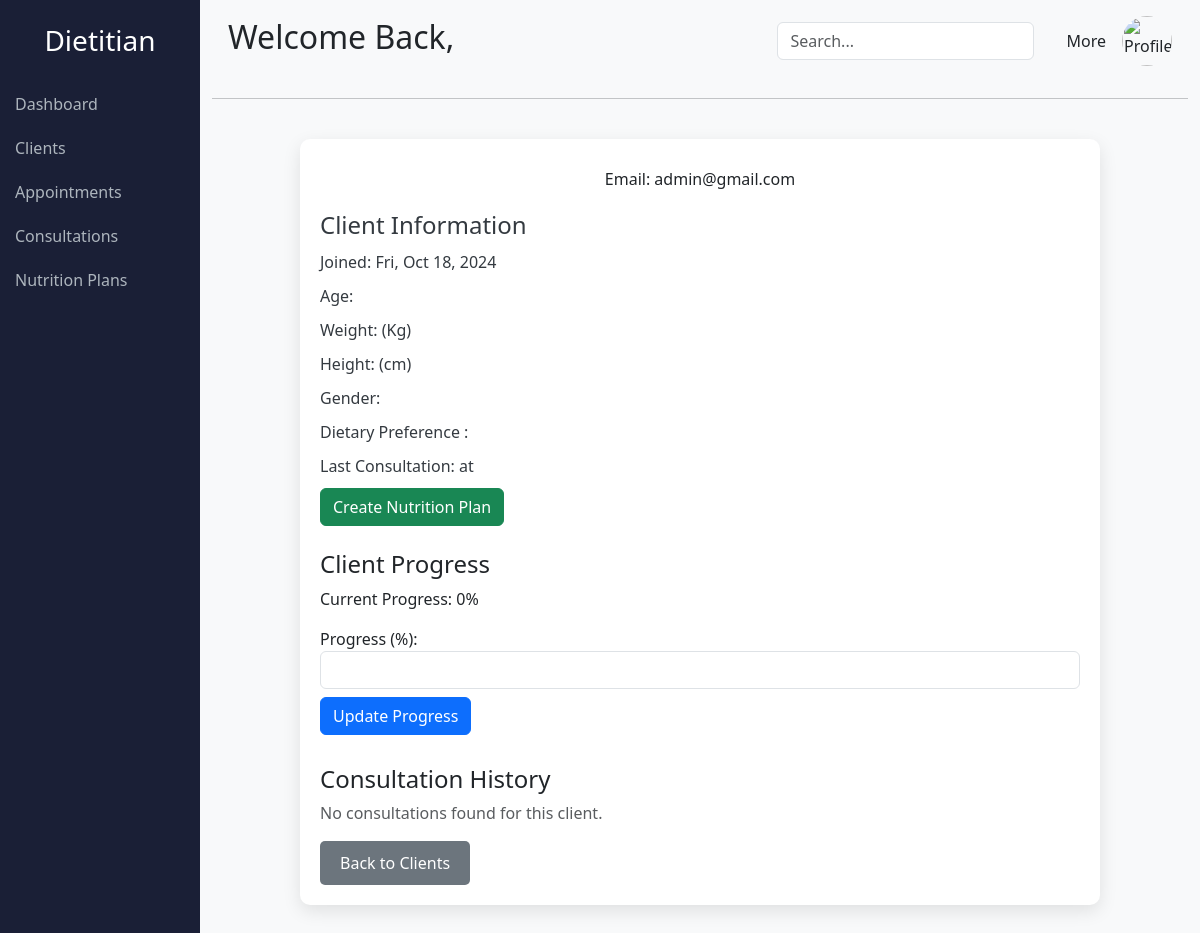
The page /dietitian/client_detail/1/ (signed in) on the database as committed earlier.
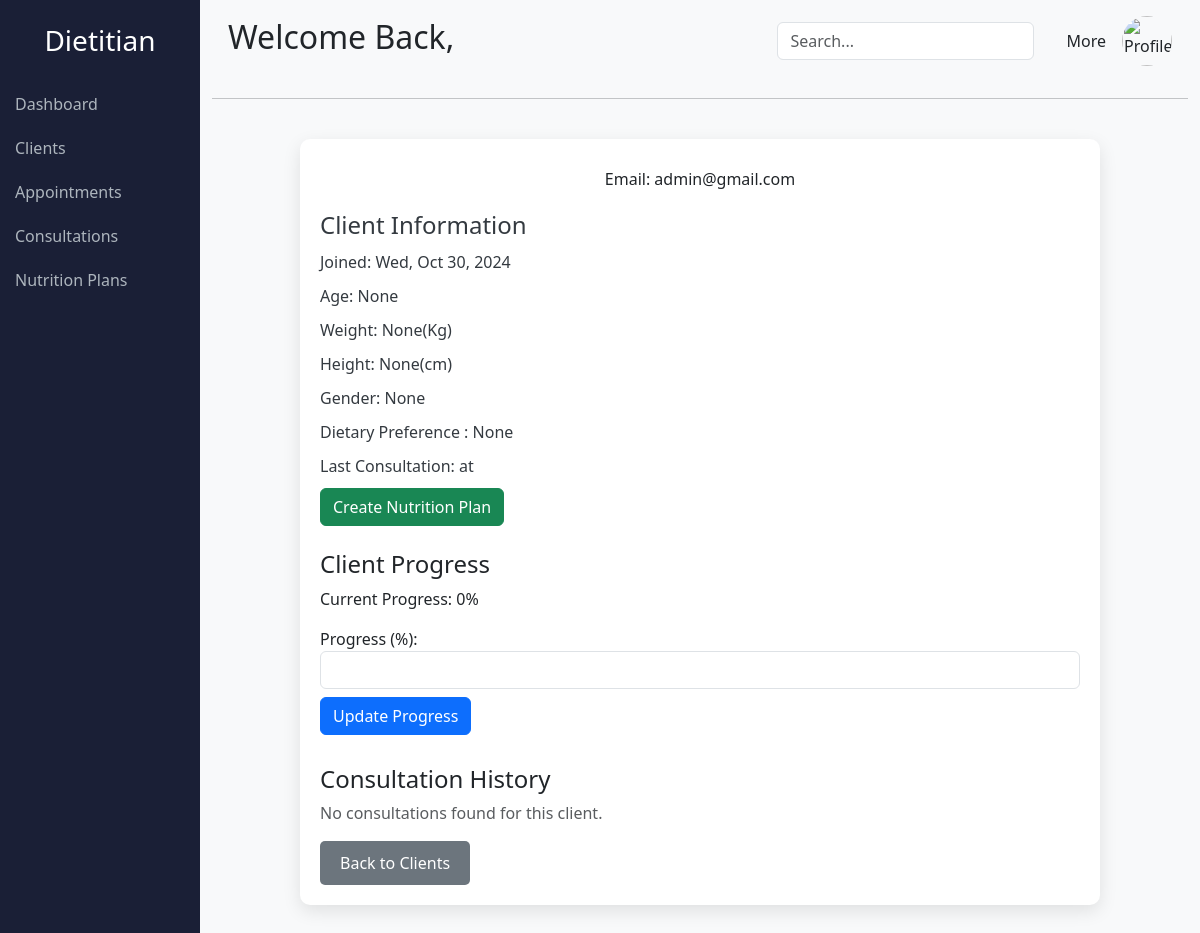
The same page on the database as committed later.
### users_account/models.py (models this page shows, shortened)
class Accounts(AbstractUser):
    email = models.EmailField(unique=True)
    username = models.CharField(max_length=55, unique=True)
    role = models.CharField(choices=ROLE_CHOICE, default='user', max_length=100)
    @property
    def is_profile_complete(self):
        if self.role == 'user' and hasattr(self, 'user_profile'):
            return self.user_profile.is_profile_complete()
        elif self.role == 'dietitian' and hasattr(self, 'dietitian_profile'):
            return self.dietitian_profile.is_profile_complete()
        return False  # If no matching role or profile exists

class User_Profile(models.Model):
    user = models.OneToOneField(Accounts, on_delete=models.CASCADE)
    full_name = models.CharField(max_length=100, null=False, blank=False)
    photo = models.ImageField(upload_to='profile_photos', default='assets/profile.png')
    age = models.PositiveIntegerField(null=True, blank=True)
    weight = models.DecimalField(max_digits=5, decimal_places=2, blank=True, null=True)
    height = models.DecimalField(max_digits=5, decimal_places=2, blank=True, null=True)
    gender = models.CharField(choices=GENDER_CHOICE, max_length=100, blank=True, null=True)
    dietary_preference = models.CharField(choices=DIETARY_PREFERENCE_CHOICES, max_length=50, default='None')
    dietary_goal = models.ManyToManyField(Specialties)
    chronic_condition = models.ManyToManyField(Chronic_conditions)
    suger_level = models.DecimalField(max_digits=5, decimal_places=2, default=0)
    cholestrol_level = models.DecimalField(max_digits=5, decimal_places=2, default=0)

### dietitian/views.py (the view)
# urls.py: path("client_detail/<int:client_id>/",client_detail, name="client_detail"),
def client_detail(request, client_id):
    now = timezone.now()
    end_of_today = now.replace(hour=23, minute=59, second=59, microsecond=999999)
    client = get_object_or_404(Accounts, id=client_id)
    consultations = Consultation.objects.filter(
        client=client, dietitian=request.user, confirmed=True, date__lte=end_of_today
    ).order_by('-date')
    existing_progress = ClientProgress.objects.filter(dietitian=request.user, client=client_id).first()
    form = UpdateProgressForm()
    return render(request, "client_detail.html", {
        'client': client,
        'consultations': consultations,
        'progress': existing_progress,
        'form': form,
    })

### dietitian/forms.py
class UpdateProgressForm(forms.Form):
    progress = forms.DecimalField(
        max_digits=5,
        decimal_places=2,
        label="Progress (%)",
        widget=forms.NumberInput(attrs={'class': 'form-control'}),
        help_text="Enter the client's progress as a percentage."
    )

### dietitian/templates/client_detail.html (shortened to what this page needs)
{% extends "dietitian_base.html" %}
{% block content %}
<div class="container">
    <div class="client-detail-container">
        <div class="client-header">
            <p>Email: {{ client.email }}</p>
        </div>
        <div class="client-info">
            <h4>Client Information</h4>
            <p>Joined: {{ client.date_joined|date:"D, M d, Y" }}</p>
            <p>Age: {{ client.user_profile.age }}</p>
            <p>Weight: {{ client.user_profile.weight }}(Kg)</p>
            <p>Height: {{ client.user_profile.height }}(cm)</p>
            <p>Gender: {{ client.user_profile.gender }}</p>
            <p>Dietary Preference : {{ client.user_profile.dietary_preference }}</p>
            <p>Last Consultation:
                {% with client.client_consultations.last as last_consultation %}
                    {{ last_consultation.date|date:"D, M d, Y" }} at {{ last_consultation.date|time:"H:i" }}
                {% endwith %}
            </p>
            {% if client.nutrition_plans.exists %}
                <a href="{% url 'nutrition_plan_detail' client.nutrition_plans.first.id %}" class="btn btn-primary">
                    View Nutrition Plan
                </a>
            {% else %}
                <a href="{% url 'create_nutrition_plan' %}?client={{ client.id }}" class="btn btn-success">
                    Create Nutrition Plan
                </a>
            {% endif %}
        </div>
        <div class="client-progress mt-4">
            <h4>Client Progress</h4>
            <p>Current Progress: <span id="current-progress">{{ progress.progress|default:"0" }}%</span></p>
            <form id="update-progress-form" method="post">
                {{ form.progress.label_tag }}
                {{ form.progress }}
                <button type="button" id="update-progress-btn" class="btn btn-primary mt-2">Update Progress</button>
            </form>
        </div>
        <div class="consultation-history">
            <h4>Consultation History</h4>
            {% if consultations %}
                {% for consultation in consultations %}
                    <div class="consultation-card">
                        <h4>{{ consultation.date|date:"D, M d, Y" }} at {{ consultation.date|time:"H:i" }}</h4>
                        <div class="consultation-info">
                            <p>Status:
                                <span class="{% if consultation.confirmed %}text-success{% else %}text-danger{% endif %}">
                                    {% if consultation.confirmed %}Confirmed{% else %}Pending{% endif %}
                                </span>
                            </p>
                            <p>Notes: {{ consultation.notes|default:"No notes available" }}</p>
                        </div>
                    </div>
                {% endfor %}
            {% else %}
                <p class="text-muted">No consultations found for this client.</p>
            {% endif %}
        </div>
        <a href="{% url 'list_clients' %}" class="back-btn">Back to Clients</a>
    </div>
</div>
{% endblock content %}

Rows that differ between the two databases and show on the page:
changed Accounts "admin@gmail.com": date_joined "Fri, Oct 18, 2024" → "Wed, Oct 30, 2024"; user_profile.age (not shown) → "None"; user_profile.weight (not shown) → "None"; user_profile.height (not shown) → "None"; user_profile.gender (not shown) → "None"; user_profile.dietary_preference (not shown) → "None"
